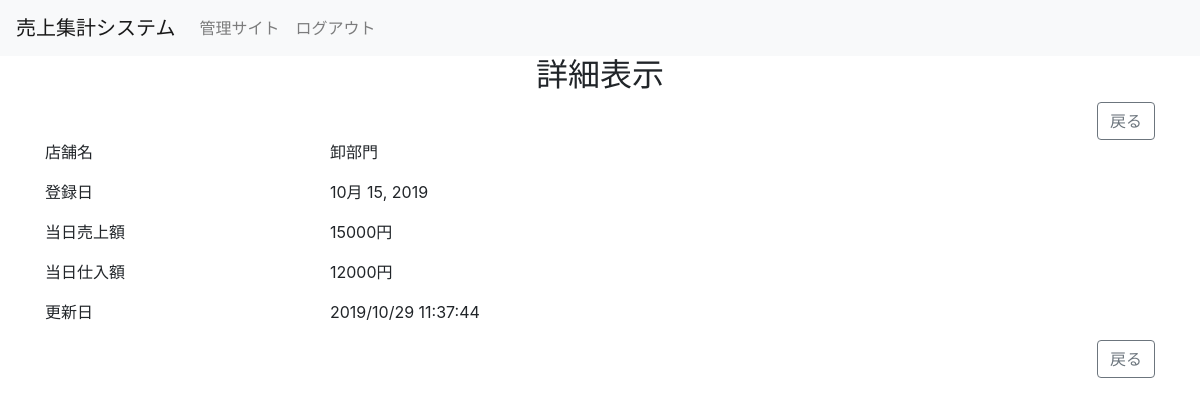
The app's page /detail/9/ (signed in) with its own data.
### app/models.py (models this page shows)
class Sale(models.Model):
    STORE_CHOICES = (
        (1, '卸部門'),
        (2, '加工部門'),
        (3, '配送部'),
        (4, '観光通り店'),
        (5, 'カロム店'),
        (6, '思案橋店'),
        (7, 'ブライダル'),
    )
    store = models.IntegerField(
        verbose_name='店舗',
        choices=STORE_CHOICES,
    )
    sale_date = models.DateField(
        verbose_name='売上日',
        default=timezone.datetime.today(),
    )
    sale = models.IntegerField(
        verbose_name='売上額',
        blank=False,
        null=False,
    )
    cost = models.IntegerField(
        verbose_name='仕入額',
        blank=False,
        null=False,
    )
    created_at = models.DateTimeField(
        verbose_name='更新日',
        auto_now_add=True
    )
    class Meta:
        verbose_name = '売上'
        verbose_name_plural = '売上'

### app/views.py (the view)
# urls.py: path('detail/<int:pk>/', SaleDetailView.as_view(), name='detail'),
class SaleDetailView(LoginRequiredMixin, DetailView):
    model = Sale

### app/templates/app/sale_detail.html
{% extends "./_base.html" %}
{% block content %}
<div class="container">
    <h2 class="text-center">詳細表示</h2>
    <div class="row">
        <div class="col-12">
            <a class="btn btn-outline-secondary float-right" href="{% url 'index' %}">戻る</a>
        </div>
    </div>
    {% include "./sale_card.html" %}
    <div class="row">
        <div class="col-12">
            <a class="btn btn-outline-secondary float-right" href="{% url 'index' %}">戻る</a>
        </div>
    </div>
</div>
{% endblock %}

### app/templates/app/sale_card.html
<div class="row">
    <div class="col-3">
        <p>店舗名</p>
    </div>
    <div class="col-9">
        <p>{{ sale.get_store_display }}</p>
    </div>
</div>
<div class="row">
    <div class="col-3">
        <p>登録日</p>
    </div>
    <div class="col-9">
        <p>{{ sale.sale_date }}</p>
    </div>
</div>
<div class="row">
    <div class="col-3">
        <p>当日売上額</p>
    </div>
    <div class="col-9">
        <p>{{ sale.sale }}円</p>
    </div>
</div>
<div class="row">
    <div class="col-3">
        <p>当日仕入額</p>
    </div>
    <div class="col-9">
        <p>{{ sale.cost }}円</p>
    </div>
</div>
<div class="row">
    <div class="col-3">
        <p>更新日</p>
    </div>
    <div class="col-9">
        <p>{{ sale.created_at|date:"Y/m/d G:i:s" }}</p>
    </div>
</div>

### records on screen
Sale: store "卸部門", sale_date "10月 15, 2019", sale "15000", cost "12000", created_at "2019/10/29 11:37:44"
